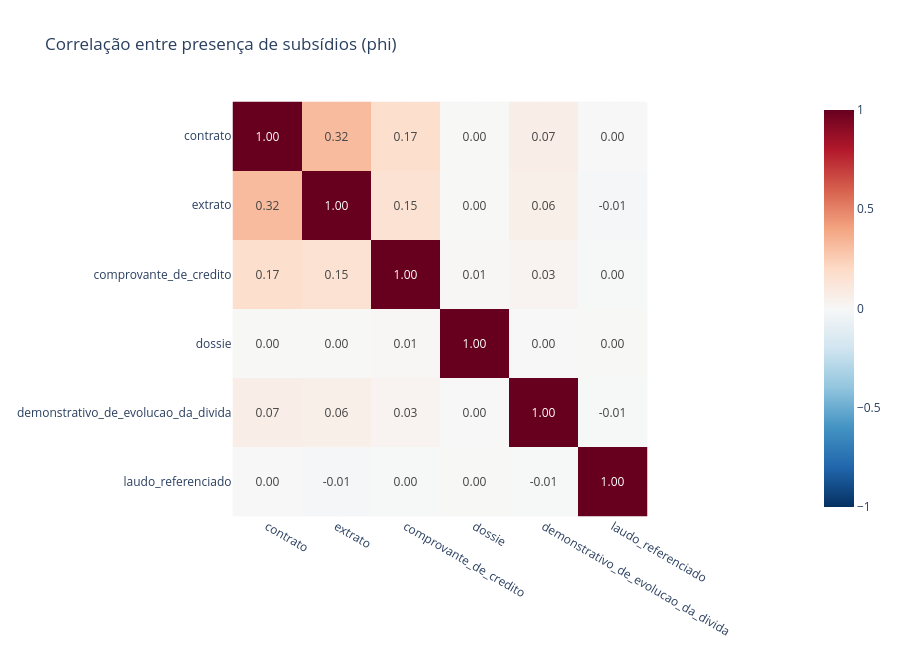

Notebook source saved alongside this figure:
### Code cell
# Para variáveis binárias, Pearson equivale ao coeficiente phi.
corr = df[DOCS].astype(float).corr()
fig = px.imshow(corr, text_auto='.2f', color_continuous_scale='RdBu_r', zmin=-1, zmax=1,
                title='Correlação entre presença de subsídios (phi)')
fig.update_layout(template='plotly_white', height=650)
fig.show()

pairs = (corr.where(np.triu(np.ones(corr.shape), k=1).astype(bool)).stack()
         .sort_values(key=lambda s: s.abs(), ascending=False).rename('correlação').reset_index())
pairs.columns = ['subsídio_a', 'subsídio_b', 'correlação']
pairs.head(10)

### Figure 1 — Plotly figure (JSON) as saved in the notebook; plotly's stock layout.template omitted (floating-point values rounded to 4 significant figures)
{"data": [{"coloraxis": "coloraxis", "hovertemplate": "x: %{x}<br>y: %{y}<br>color: %{z}<extra></extra>", "name": "0", "texttemplate": "%{z:.2f}", "type": "heatmap", "x": ["contrato", "extrato", "comprovante_de_credito", "dossie", "demonstrativo_de_evolucao_da_divida", "laudo_referenciado"], "xaxis": "x", "y": ["contrato", "extrato", "comprovante_de_credito", "dossie", "demonstrativo_de_evolucao_da_divida", "laudo_referenciado"], "yaxis": "y", "z": [[1.0, 0.3183, 0.1744, 0.00306, 0.06753, -0.00247], [0.3183, 1.0, 0.1524, 0.002239, 0.05627, -0.008285], [0.1744, 0.1524, 1.0, 0.006454, 0.02945, -0.002821], [0.00306, 0.002239, 0.006454, 1.0, 0.001926, 0.002998], [0.06753, 0.05627, 0.02945, 0.001926, 1.0, -0.005303], [-0.00247, -0.008285, -0.002821, 0.002998, -0.005303, 1.0]]}], "layout": {"coloraxis": {"autocolorscale": false, "cmax": 1, "cmin": -1, "colorscale": [[0.0, "rgb(5,48,97)"], [0.1, "rgb(33,102,172)"], [0.2, "rgb(67,147,195)"], [0.3, "rgb(146,197,222)"], [0.4, "rgb(209,229,240)"], [0.5, "rgb(247,247,247)"], [0.6, "rgb(253,219,199)"], [0.7, "rgb(244,165,130)"], [0.8, "rgb(214,96,77)"], [0.9, "rgb(178,24,43)"], [1.0, "rgb(103,0,31)"]]}, "height": 650, "title": {"text": "Correlação entre presença de subsídios (phi)"}, "xaxis": {"anchor": "y", "constrain": "domain", "domain": [0.0, 1.0], "scaleanchor": "y"}, "yaxis": {"anchor": "x", "autorange": "reversed", "constrain": "domain", "domain": [0.0, 1.0]}}}
